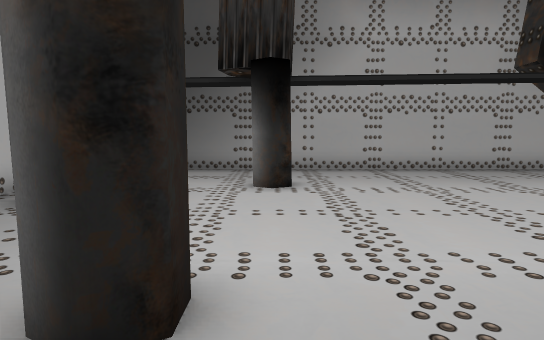
[1] (above)

12 first-person views from a walk through a Godot game level. The camera is 1.3 m above the floor, tilts 6° down and sees 75° across. The floor is counted in squares, 1 m on a side. Each view is taken from the middle of a square. On the plan, view 1 faces up. The plan holds only what a view shows up to about 15 squares ahead; the rest is blank. The place goes on beyond the plan.

[2]
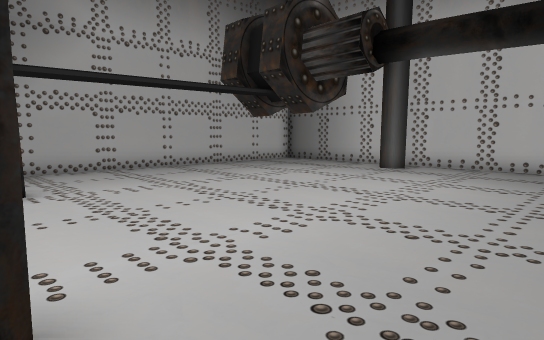

[3]
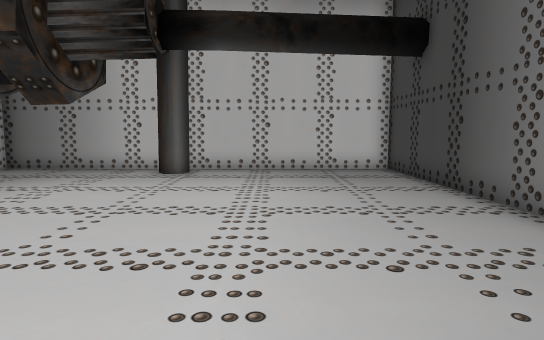

[4]
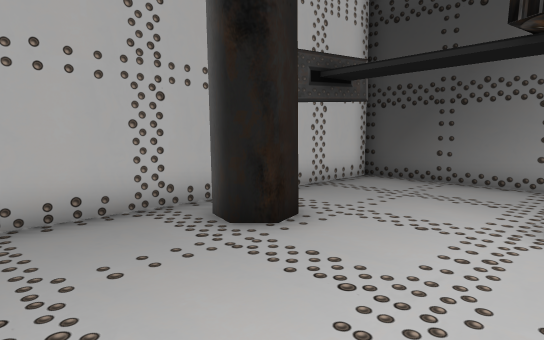

[5]
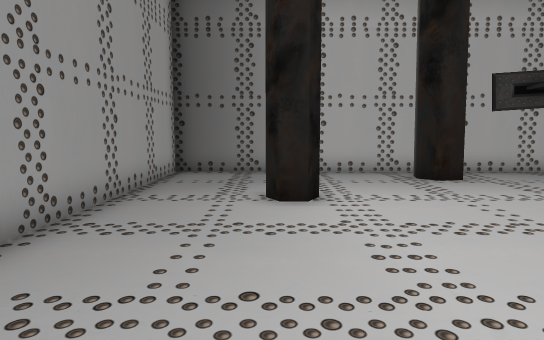

[6]
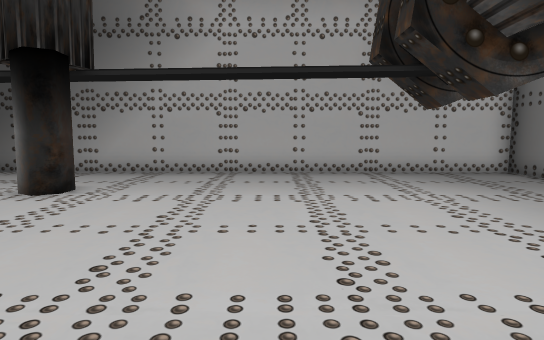

[7]
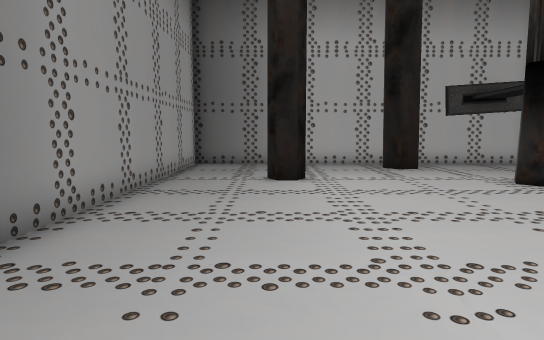

[8]
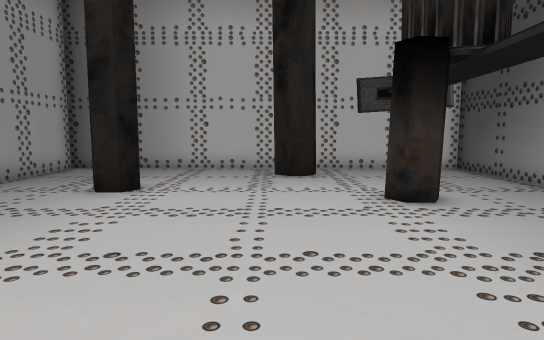

[9]
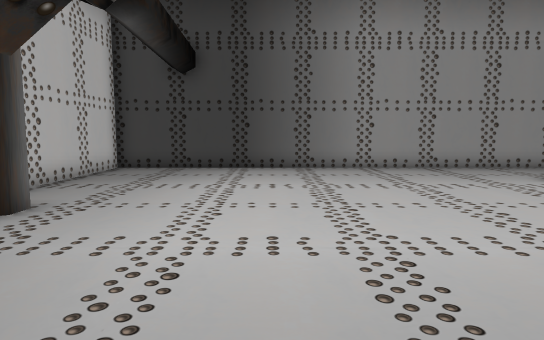

[10]
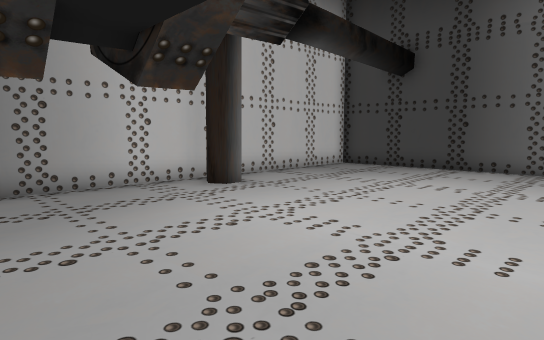

[11]
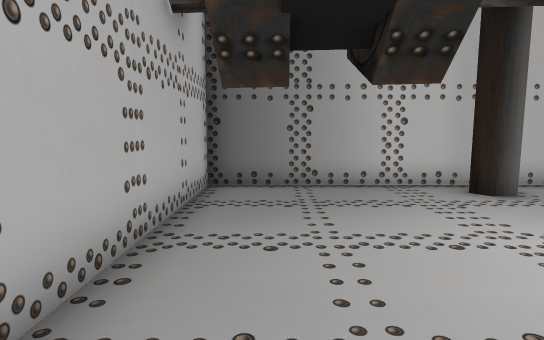

[12]
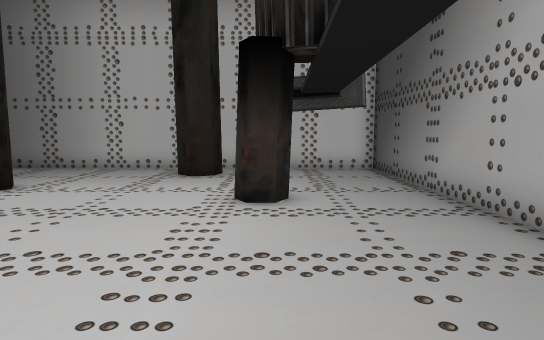

### Floor plan
Points are (right, up) in squares from view 1. A wall is a line through its corners. A room is listed if a view was taken in it or the views show most of it. See-through windows are left out.
Room 1 (views 1, 2, 3, 4, 5, 6, 7, 8, 9, 10, 11, 12)
walls: (-0.1, 9.4) (0.5, 9.1) (0.5, 8.6) (0, 8.3) (-0.5, 8.6); (-1.6, 2.7) (-1.1, 3) (-0.6, 2.7) (-0.6, 2.1) (-1.1, 1.9) (-1.7, 2.2); (11.7, 5.6) (11.2, 5.9) (11.2, 6.5) (11.6, 6.7) (12.1, 6.4); (-4.4, 7.4) (-3.6, 7.2) (-3.5, 6.6) (-3.9, 6.1) (-4.7, 6.3); (12.8, 12.6) (-5.6, 12.6) (-5.6, -1.2) (12.8, -1.2) (12.8, 12.6)
ways out: gap at (-5, 7)

Positions as (right, up) in squares from view 1, and headings:
1: (0, 0), facing up
2: (-1, 0), facing up-right
3: (0, 3), facing right
4: (0, 3), facing up-left
5: (6, 2), facing left
6: (5, 1), facing up
7: (9, 2), facing left
8: (7, 6), facing left
9: (7, 12), facing down
10: (4, 12), facing down-right
11: (4, 11), facing right
12: (7, 9), facing left
